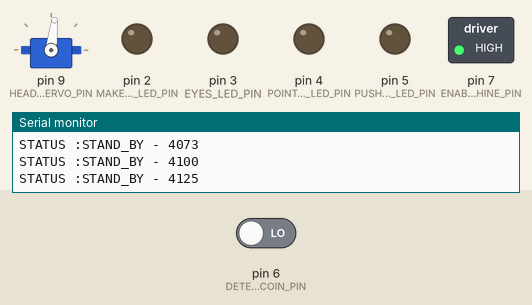
Recording of a sketch running on a simulated Arduino Uno, built with avr-gcc and run on an emulated ATmega328P. On the bench: servo, switched loads named in the sketch (green lamp = pin HIGH), output pins drawn as LEDs (lit = HIGH), the last lines printed to the serial monitor. The test bench sets the inputs (shaded band); at power-on: pin 6 (DETECT_COIN_PIN) LOW. The audio player accepts every command and is not drawn.

Above: at 4.2 s.
4.3 s: pin 6 (DETECT_COIN_PIN) driven HIGH
At 6.4 s:
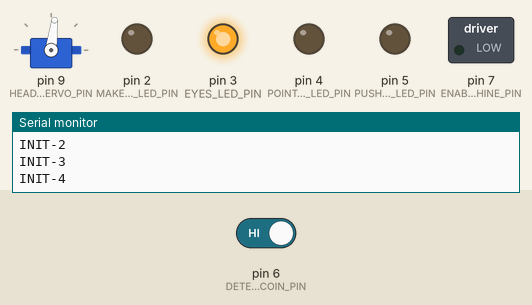
At 6.82 s:
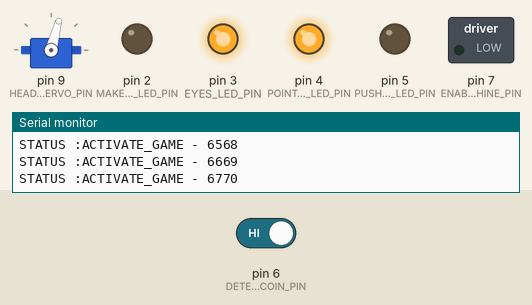
Timing chart, 0 to 33.1 s (numbered marks = the images above; inputs shaded):
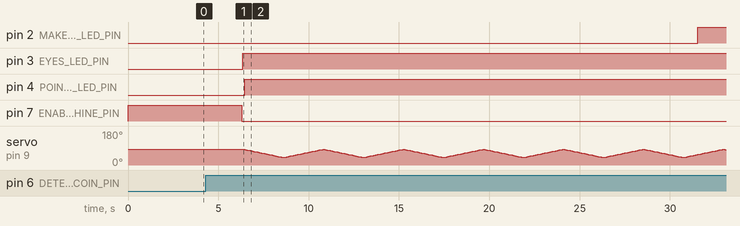

The sketch:

PointToMouth.ino
```cpp
#include "Arduino.h"
#include "SoftwareSerial.h"
#include "DFRobotDFPlayerMini.h"
#include "Servo.h"
#include "Configuration.h"
#include "StatusStandBy.h"
#include "StatusInit.h"
#include "StatusActivateGame.h"

int status;

void setup()
{
  Serial.println("00000000");
  Serial.begin(BAUDS);

  Serial.println("1");
  initializePins();
  Serial.println("2");
  statusInit_StandBy();
  Serial.println("3");
  statusInit_initialize();
  Serial.println("4");
  statusActivateGame_init();
  Serial.println("5");

  // Set initial status
  status = STATUS_STAND_BY;
}

void initializePins()
{
  pinMode(DETECT_COIN_PIN, INPUT);
  pinMode(ENABLE_COIN_MACHINE_PIN, OUTPUT);
  pinMode(EYES_LED_PIN, OUTPUT);
  pinMode(POINT_TO_MOUTH_LED_PIN, OUTPUT);
  pinMode(PUSH_BUTTON_COIN_LED_PIN, OUTPUT);
  pinMode(MAKE_WISH_LED_PIN, OUTPUT);
}

void loop()
{

  printStatus();

  switch (status)
  {
  case STATUS_INIT:
    status = statusInit(status);
    break;

  case STATUS_ACTIVATE_GAME:
    status = statusActivateGame(status);
    break;

  default: //case "STATUS_STAND_BY":
    status = statusStandBy(status);
    break;
  }

  checkContinuousActiveThings();
}

void checkContinuousActiveThings()
{
  if (statusInit_headMoveIsActive())
  {
    statusInit_moveHead();
    delay(100);
  }
}

void printStatus()
{
  String statusText = "STAND_BY";

  switch (status)
  {
  case STATUS_INIT:
    statusText = "INIT";
    break;

  case STATUS_ACTIVATE_GAME:
    statusText = "ACTIVATE_GAME";
    break;

  default:
    statusText = "STAND_BY";
    break;
  }

  unsigned long timeLoop = millis();
  Serial.println("STATUS :" + statusText + " - " + timeLoop);
}
```

StatusActivateGame.h
```cpp
/**
 * Activate game:
 * On leds "Point to the mouth" - 1 digital input
 * On sound - 2 Digital-analogical inputs
 * On controls - 2 Analagical inputs
 * Activate under the controls 2 servos (x, y) - 2 digital inputs
 * Wait a time to user play game moving the controls.
 * Disable controls
 * On leds "Press the button"
 * Activate next status
 */

DFRobotDFPlayerMini soundDFPlayer;
SoftwareSerial soundSoftwareSerial(SOUND_RX_PIN, SOUND_TX_PIN); // RX, TX

boolean isStatusActivateGame = false;
unsigned long finishTime;
boolean isWishLedOn = false;

void initSoundConfiguration()
{
  soundSoftwareSerial.begin(BAUDS);
  if (!soundDFPlayer.begin(soundSoftwareSerial))
  {
    while (true)
      ;
  }

  soundDFPlayer.volume(SOUND_VOLUME);
}

void statusActivateGame_init()
{
  initSoundConfiguration();
}

void pointToMouthLedOn()
{
  digitalWrite(POINT_TO_MOUTH_LED_PIN, HIGH);
}

void makeAWishLedOn()
{
  if (isWishLedOn == false)
  {
    isWishLedOn = true;
    digitalWrite(MAKE_WISH_LED_PIN, HIGH);
  }
}

void pushButtonCoinLedOn()
{
  digitalWrite(PUSH_BUTTON_COIN_LED_PIN, HIGH);
}

void playSound()
{
  soundDFPlayer.play(1);
}

int statusActivateGame(int status)
{
  if (isStatusActivateGame == false)
  {
    playSound();
    pointToMouthLedOn();

    finishTime = millis() + POINT_TO_MOUTH_WAIT_TIME + MAKE_WITH_WAIT_TIME;
    isStatusActivateGame = true;
  }

  if ((finishTime - MAKE_WITH_WAIT_TIME) <= millis())
  {
    makeAWishLedOn();
  }

  if (finishTime <= millis())
  {
    pushButtonCoinLedOn();

    status = STATUS_WAITING_RELEASE_COIN;
  }

  return status;
}
```

StatusInit.h
```cpp
/**
 * Init status:
 * only run one time per game.
 * Play background music - 2 Digital-analogical inputs
 * On background leds - 1 digital input
 * On eyes leds - 1 digital input
 * On mouth move - 1 digital input
 * And wait a defined time to start the game
 */
boolean isStatusInit = false;

DFRobotDFPlayerMini musicDFPlayer;
SoftwareSerial musicSoftwareSerial(MUSIC_RX_PIN, MUSIC_TX_PIN); // RX, TX

Servo headServoMotor;
int servoHeadPosition = 0;
int servoDirection = 1;
boolean mouthMove;

void initMusicConfiguration()
{
  musicSoftwareSerial.begin(BAUDS);
  if (!musicDFPlayer.begin(musicSoftwareSerial))
  {
    while (true)
      ;
  }

  musicDFPlayer.volume(MUSIC_VOLUME);
}

void initHeadMove()
{
  Serial.println("Init Head Servo...");
  headServoMotor.attach(HEAD_SERVO_PIN);
  servoHeadPosition = INIT_HEAD_SERVO_POSITION;
  servoDirection = 1;
  headServoMotor.write(servoHeadPosition);
  delay(2000);

  mouthMove = false;
}

void eyesLedOn()
{
  digitalWrite(EYES_LED_PIN, HIGH);
}

void statusInit_initialize()
{
  initMusicConfiguration();
  initHeadMove();
}

void playMusic()
{
  musicDFPlayer.play(1);
}

void mouthMoveOn()
{
  mouthMove = true;
}

boolean statusInit_headMoveIsActive()
{
  return mouthMove;
}

void statusInit_moveHead()
{
  servoHeadPosition = servoHeadPosition + servoDirection;

  if (servoHeadPosition > INIT_HEAD_SERVO_POSITION)
  {
    servoHeadPosition = INIT_HEAD_SERVO_POSITION;
    servoDirection = -STEP_HEAD_SERVO_POSITION;
  }

  if (servoHeadPosition < MAX_HEAD_SERVO_POSITION)
  {
    servoHeadPosition = MAX_HEAD_SERVO_POSITION;
    servoDirection = STEP_HEAD_SERVO_POSITION;
  }

  headServoMotor.write(servoHeadPosition);
}

int statusInit(int status)
{
  if (isStatusInit == false)
  {
    Serial.println("INIT-1");
    playMusic();
    Serial.println("INIT-2");
    mouthMoveOn();
    Serial.println("INIT-3");
    eyesLedOn();
    Serial.println("INIT-4");

    isStatusInit = true;

    status = STATUS_ACTIVATE_GAME;
  }

  return status;
}
```

StatusStandBy.h
```cpp
/**
 * Stand by:
 * When the game is waiting to start the game.
 * Check if the coin enter - 1 digital input
 * When coin in, then start game.
 */

void statusInit_StandBy()
{
  digitalWrite(ENABLE_COIN_MACHINE_PIN, HIGH);
}

int statusStandBy(int status)
{
  int inputCoin = digitalRead(DETECT_COIN_PIN);
  if (inputCoin == HIGH)
  {
    status = STATUS_INIT;
    delay(DELAY_AFTER_STATUS_INIT); // meter espera entre moneda y movimiento de la cabeza

    digitalWrite(ENABLE_COIN_MACHINE_PIN, LOW);
  }

  return status;
}
```

Configuration.h
```cpp
/**
 * Variables and Arduino pins
 *
*/
const int BAUDS = 9600;

//////////////
// Statuses //
//////////////
const int STATUS_STAND_BY = -1;
const int STATUS_INIT = 0;
const int STATUS_ACTIVATE_GAME = 1;
const int STATUS_WAITING_RELEASE_COIN = 2;

//////////////
// PINS     //
//////////////
const int MAKE_WISH_LED_PIN = 2;
const int EYES_LED_PIN = 3;
const int POINT_TO_MOUTH_LED_PIN = 4;
const int PUSH_BUTTON_COIN_LED_PIN = 5;
const int DETECT_COIN_PIN = 6;
const int ENABLE_COIN_MACHINE_PIN = 7;

const int HEAD_SERVO_PIN = 9;

/////////////////////
// MUSIC AND SOUND //
/////////////////////
const int MUSIC_RX_PIN = 10;
const int MUSIC_TX_PIN = 11;
const int SOUND_RX_PIN = 12;
const int SOUND_TX_PIN = 13;

const int MUSIC_VOLUME = 30; //Set volume value. From 0 to 30
const int SOUND_VOLUME = 30; //Set volume value. From 0 to 30

///////////
// TIMES //
///////////
const int DELAY_AFTER_STATUS_INIT = 2000;
const int DELAY_AFTER_INSERT_COIN = 3000;

const int POINT_TO_MOUTH_WAIT_TIME = 25000;
const int MAKE_WITH_WAIT_TIME = 5000;

const int INIT_HEAD_SERVO_POSITION = 83;
const int MAX_HEAD_SERVO_POSITION = 40;
const int STEP_HEAD_SERVO_POSITION = 2;
```
